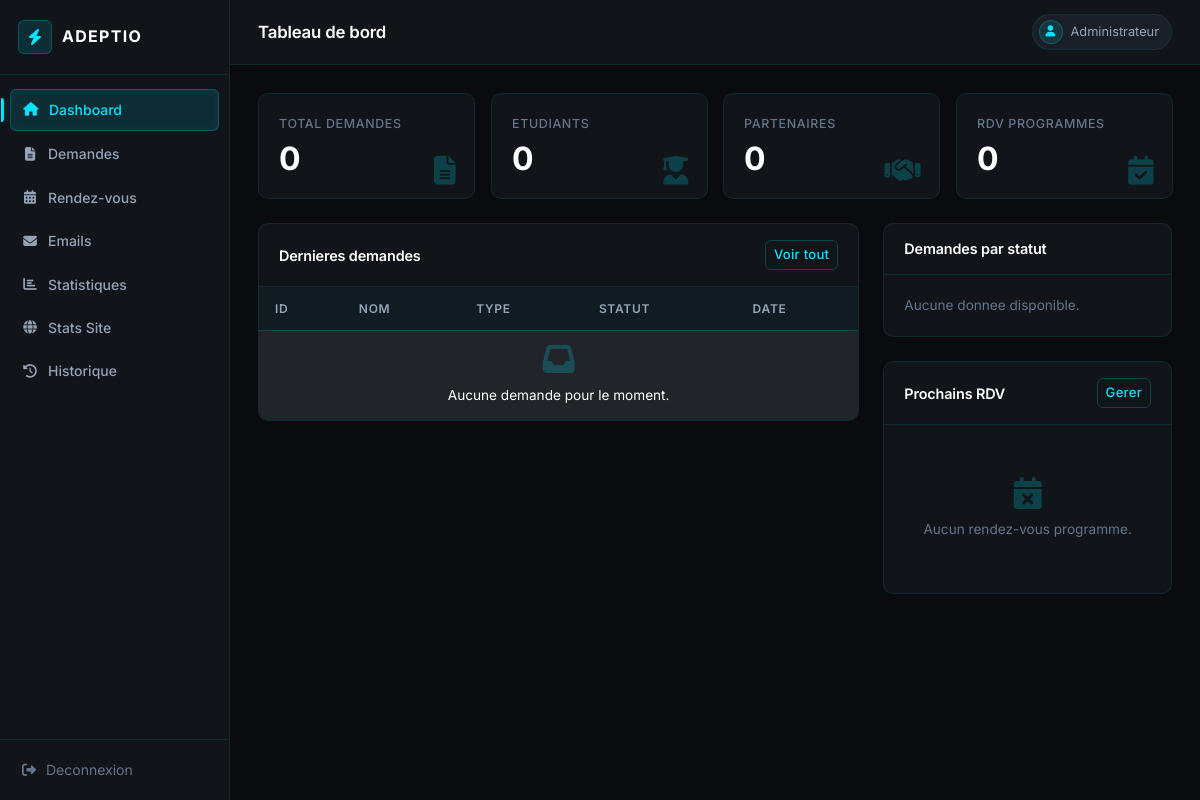
Page /admin/dashboard.php (signed in) on the earlier database version.
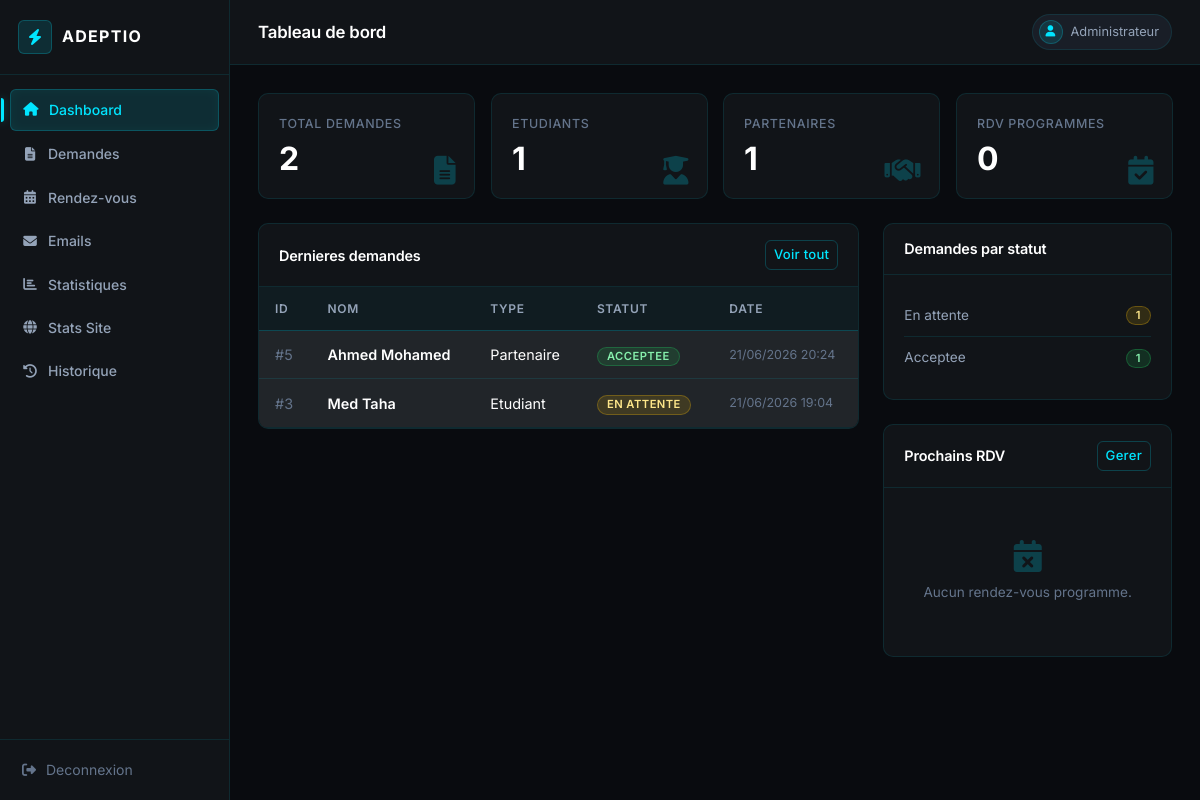
Same page on the later database version.
### tables this page shows
CREATE TABLE `demandes` (
  `id_demande` int(11) NOT NULL,
  `type_demande` enum('etudiant','partenaire') DEFAULT NULL,
  `nom` varchar(100) DEFAULT NULL,
  `email` varchar(100) DEFAULT NULL,
  `telephone` varchar(20) DEFAULT NULL,
  `sujet` varchar(255) DEFAULT NULL,
  `message` text DEFAULT NULL,
  `statut` enum('en_attente','acceptee','rejetee') DEFAULT 'en_attente',
  `date_demande` timestamp NULL DEFAULT current_timestamp()
);

### admin/_bootstrap.php (called while the page is built, shortened)
<?php
function e(?string $value): string
{
    return htmlspecialchars((string) $value, ENT_QUOTES, 'UTF-8');
}
function demande_status_label(?string $status): string
{
    return [
        'en_attente' => 'En attente',
        'acceptee' => 'Acceptee',
        'rejetee' => 'Rejetee',
    ][$status] ?? 'Inconnu';
}
function demande_status_class(?string $status): string
{
    return [
        'en_attente' => 'warning',
        'acceptee' => 'success',
        'rejetee' => 'danger',
    ][$status] ?? 'secondary';
}
function format_datetime(?string $value): string
{
    return date('d/m/Y H:i', strtotime($value));
}

### admin/dashboard.php (the view, shortened to what the changed rows need)
<?php
require_once __DIR__ . '/_bootstrap.php';
require_once __DIR__ . '/_layout.php';
$stats = [
    'total_demandes' => (int) $pdo->query('SELECT COUNT(*) FROM demandes')->fetchColumn(),
    'etudiants'      => (int) $pdo->query("SELECT COUNT(*) FROM demandes WHERE type_demande = 'etudiant'")->fetchColumn(),
    'partenaires'    => (int) $pdo->query("SELECT COUNT(*) FROM demandes WHERE type_demande = 'partenaire'")->fetchColumn(),
    'rdv_programmes' => (int) $pdo->query("SELECT COUNT(*) FROM rendez_vous WHERE statut = 'programme'")->fetchColumn(),
];
$statusCounts = $pdo->query("
    SELECT statut, COUNT(*) AS total
    FROM demandes
    GROUP BY statut
")->fetchAll();
$latestDemandes = $pdo->query("
    SELECT id_demande, nom, type_demande, statut, date_demande
    FROM demandes
    ORDER BY date_demande DESC
    LIMIT 8
")->fetchAll();
render_admin_header($pdo, 'Tableau de bord', 'dashboard');
?>
<div class="row g-3 mb-4">
    <div class="col-sm-6 col-xl-3">
        <div class="card-stat">
            <div class="stat-label">Total demandes</div>
            <div class="stat-value"><?= $stats['total_demandes'] ?></div>
            <i class="fas fa-file-alt stat-icon"></i>
        </div>
    </div>
    <div class="col-sm-6 col-xl-3">
        <div class="card-stat">
            <div class="stat-label">Etudiants</div>
            <div class="stat-value"><?= $stats['etudiants'] ?></div>
            <i class="fas fa-user-graduate stat-icon"></i>
        </div>
    </div>
    <div class="col-sm-6 col-xl-3">
        <div class="card-stat">
            <div class="stat-label">Partenaires</div>
            <div class="stat-value"><?= $stats['partenaires'] ?></div>
            <i class="fas fa-handshake stat-icon"></i>
        </div>
    </div>
</div>
<div class="row g-4">
    <section class="col-xl-8">
        <div class="panel">
            <div class="panel-header">
                <h2>Dernieres demandes</h2>
            </div>
            <div class="table-responsive">
                <table class="table mb-0">
                    <thead>
                        <tr>
                            <th>ID</th>
                            <th>Nom</th>
                            <th>Type</th>
                            <th>Statut</th>
                            <th>Date</th>
                        </tr>
                    </thead>
                    <tbody>
                    <?php foreach ($latestDemandes as $d): ?>
                        <tr>
                            <td><span style="color:var(--muted)">#<?= (int) $d['id_demande'] ?></span></td>
                            <td class="fw-semibold"><?= e($d['nom']) ?></td>
                            <td><?= e(ucfirst($d['type_demande'])) ?></td>
                            <td>
                                <span class="badge text-bg-<?= e(demande_status_class($d['statut'])) ?>">
                                    <?= e(demande_status_label($d['statut'])) ?>
                                </span>
                            </td>
                            <td class="text-muted small"><?= e(format_datetime($d['date_demande'])) ?></td>
                        </tr>
                    <?php endforeach; ?>
                    <?php if (!$latestDemandes): ?>
                        <tr><td colspan="5" class="empty-state"><i class="fas fa-inbox"></i>Aucune demande pour le moment.</td></tr>
                    <?php endif; ?>
                    </tbody>
                </table>
            </div>
        </div>
    </section>
    <aside class="col-xl-4">
        <div class="panel mb-4">
            <div class="panel-header"><h2>Demandes par statut</h2></div>
            <div class="panel-body">
                <?php foreach ($statusCounts as $row): ?>
                    <div class="status-row">
                        <span class="status-name"><?= e(demande_status_label($row['statut'])) ?></span>
                        <span class="badge text-bg-<?= e(demande_status_class($row['statut'])) ?>"><?= (int) $row['total'] ?></span>
                    </div>
                <?php endforeach; ?>
                <?php if (!$statusCounts): ?>
                    <p class="text-muted mb-0" style="font-size:.85rem">Aucune donnee disponible.</p>
                <?php endif; ?>
            </div>
        </div>
        <div class="panel">
            <div class="panel-header">
                <h2>Prochains RDV</h2>
            </div>
        </div>
    </aside>
</div>
<?php render_admin_footer(); ?>

### admin/_layout.php (shortened to what the changed rows need)
<?php
function render_admin_header(PDO $pdo, string $title, string $active): void
{
    $links = [
        'dashboard'   => ['Dashboard',        'dashboard.php',    'fa-home'],
        'demandes'    => ['Demandes',          'demandes.php',     'fa-file-alt'],
        'rendez_vous' => ['Rendez-vous',       'rendez_vous.php',  'fa-calendar-alt'],
        'emails'      => ['Emails',            'emails.php',       'fa-envelope'],
        'statistiques' => ['Statistiques',      'statistiques.php',  'fa-chart-bar'],
        'stats'        => ['Stats Site',         'stats.php',         'fa-globe'],
        'historique'   => ['Historique',        'historique.php',    'fa-history'],
    ];
    ?>
<!DOCTYPE html>
<html lang="fr" data-bs-theme="dark">
<head>
    <link href="https://cdn.jsdelivr.net/npm/bootstrap@5.3.3/dist/css/bootstrap.min.css" rel="stylesheet">
    <link href="https://cdnjs.cloudflare.com/ajax/libs/font-awesome/6.5.1/css/all.min.css" rel="stylesheet">
    <link href="assets/style.css" rel="stylesheet">
</head>
<body>
<div class="admin-shell">
    <aside class="sidebar">
        <nav class="sidebar-nav">
            <?php foreach ($links as $key => [$label, $href, $icon]): ?>
                <a href="<?= e($href) ?>" class="<?= $active === $key ? 'active' : '' ?>">
                    <i class="fas <?= e($icon) ?> nav-icon"></i>
                    <span><?= e($label) ?></span>
                </a>
            <?php endforeach; ?>
        </nav>
    </aside>
    <div class="main-content">
        <header class="topbar">
            <h1 class="topbar-title"><?= e($title) ?></h1>
        </header>
        <div class="page-body">
    <?php
}
function render_admin_footer(): void
{
    ?>
        </div>
    </div>
</div>
</body>
</html>
    <?php
}

Differences in the rows shown:
added demandes: id_demande "5", nom "Ahmed Mohamed", type_demande "Partenaire", statut "ACCEPTEE", date_demande "21/06/2026 20:24"
added demandes: id_demande "3", nom "Med Taha", type_demande "Etudiant", statut "EN ATTENTE", date_demande "21/06/2026 19:04"
Other differences:
$stats['total_demandes']: "0" → "2"
$stats['etudiants']: "0" → "1"
$stats['partenaires']: "0" → "1"
new list line: "En attente 1"
new list line: "Acceptee 1"
text no longer shown: "Aucune demande pour le moment. Aucune donnee disponible."
